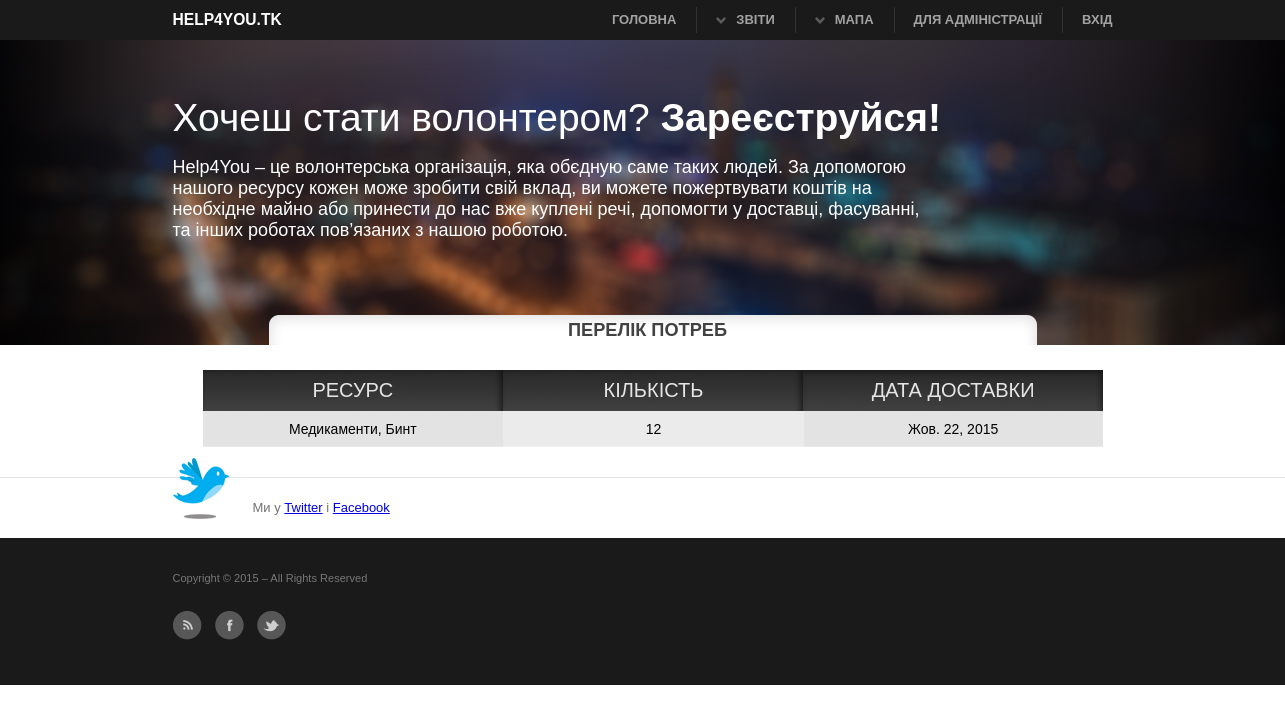
/need/, run on an earlier commit of the app's database.
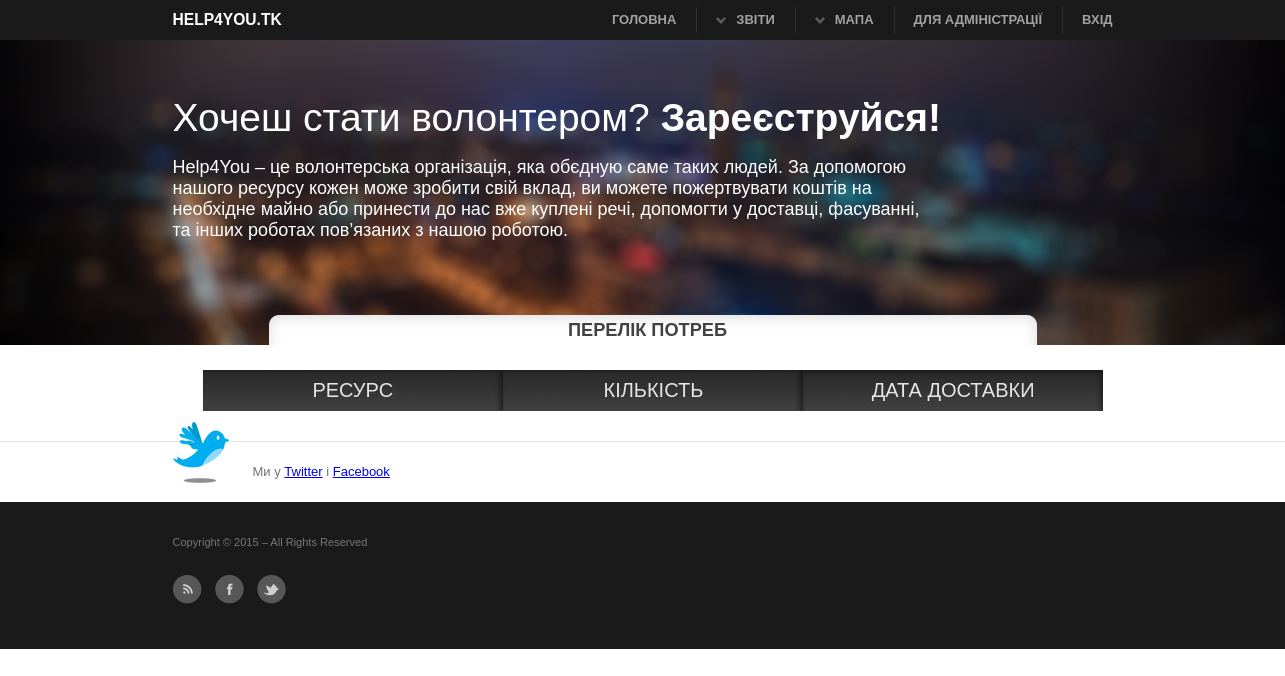
And on a later commit of the database.
### main/models.py (models this page shows, shortened)
class Need(models.Model):
    resource = models.ForeignKey('Resource',verbose_name=u'Потрібний ресурс')
    order = models.ForeignKey('Order', verbose_name=u'Замовлення', null=True)
    amount = models.IntegerField(verbose_name=u'Кількість ресурсу')
    finished = models.BooleanField(default=False, null=False)
    priority = models.IntegerField(verbose_name=u'Пріорітет', null=True)
    date_recomended = models.DateField(verbose_name=u'Дата рекомендованої доставки', null=True)
    class Meta:
        verbose_name_plural = u'Потреба'

class Resource(models.Model):
    category_resource = models.ForeignKey('CategoryResource',verbose_name=u'Категорія ресурса')
    name = models.CharField(max_length=30,verbose_name=u'Назва ресурсу')
    unit_of_mesure = models.CharField(max_length=30,verbose_name=u'Одиниця виміру')
    weight_one_unit = models.FloatField(verbose_name=u'Маса однієї одиниці', null=True)
    volume_of_one_unit = models.FloatField(verbose_name=u'Об"єм однієї одиниці')
    price_one_unit = models.FloatField(verbose_name=u'Ціна однієї одиниці')
    class Meta:
        verbose_name_plural = u'Ресурси'
    def __unicode__(self):
        return u"%s, %s" % (self.category_resource.category, self.name)

class CategoryResource(models.Model):
    category = models.CharField(max_length=50, verbose_name=u'Категорія')
    class Meta:
        verbose_name_plural = u'Категорії ресурсів'

### main/views.py (the view)
# urls.py: url(r'^need/$',NeedListView.as_view(), name='list_need'),
class NeedListView(ListView):
    template_name = 'list_need.html'
    model = Need
    context_object_name = 'Needs'

### main/templates/list_need.html
{% extends 'base.html' %}
{% block title %}
     <h3 class="title_list">Перелік потреб</h3>
{% endblock %}
{% block content %}
 <div id="list_table">
  <table border="0">
    <tr>
        <td class="top_left">РЕСУРС</td>
        <td class="top_cen" >КІЛЬКІСТЬ</td>
        <td class="top_right" >ДАТА ДОСТАВКИ</td>
    </tr>
    {% for need in Needs %}
        <tr class="list_tr">
        <td class="cell"> {{ need.resource }}</td>
        <td class="cell_c">{{ need.amount }}</td>
        <td class="cell">{{ need.date_recomended }}</td>
    </tr>
    {% endfor %}
  </table>
    </div>
{% endblock %}

### main/templates/base.html (shortened to what this page needs)
{% load staticfiles %}
<!DOCTYPE html>
<html >
<head>
<link rel="stylesheet" type="text/css" href="{% static 'main.css' %}"/>
<link rel="stylesheet" type="text/css" href="{% static 'examples.css' %}" >
<link rel="stylesheet" type="text/css" href="{% static 'print.css' %}" media="print"/>
  </head>
<body>
<div  id="site">
<header class="clearFix">
  <div class="wrap"> <a id="logo" href="/">Help4You.tk</a>
    <nav>
      <div id="nav"> <strong>Navigation</strong>
        <ul>
          <li class="active"> <a href="/">ГОЛОВНА</a> </li>
          <li class="parent"> <a href="#">ЗВІТИ</a>
          </li>
        <li class="parent"> <a href="#">МАПА</a>
          </li>
          <li> <a href="/admin">ДЛЯ АДМІНІСТРАції</a> </li>
            {% if user.is_authenticated %}
                <li><p  class="infoaboutuser">Привіт, {{ user.get_full_name }}</p> <a href="{% url 'logout' %}?next=/">Вихід</a> </li>
            {% else %}
                <li><a href="{% url 'login' %}">Вхід</a> </li>
            {% endif %}
        </ul>
      </div>
    </nav>
  </div>
</header>
<div id="intro">
  <div class="inner">
    <div align="center" id="test1">Если изображения не видно, обновите страницу</div >
    <div class="wrap clearFix">
     <h1>Хочеш стати волонтером? <strong>Зареєструйся!</strong></h1>
      <p class="top_text">Help4You – це волонтерська організація, яка обєдную саме таких людей. За допомогою нашого ресурсу кожен може зробити свій вклад, ви можете пожертвувати коштів на необхідне майно або принести до нас вже куплені речі, допомогти у доставці, фасуванні, та інших роботах пов’язаних з нашою роботою.</p>
  </div>
  </div>
</div>
<div id="content">
<div class="bl_title">{% block title %}{% endblock %}</div>
  <div class="bl_content">{% block content %}{% endblock %}</div>
  <div class="bl_bottom">{% block bottom %}{% endblock %}</div>
</div>
<div id="twitter">
  <div class="wrap clearFix"> <span class="icon"></span>
    <p>Ми у <a href="https://twitter.com/help4you_ua" target="_blank">Twitter</a> і <a href="https://www.facebook.com/tyrnir.informatikov" target="_blank">Facebook</a></p>
  </div>
</div>
<footer class="clearFix">
  <div class="wrap clearFix">
    <p class="floatRight"> Copyright &copy; 2015 <a href="#"></a> &ndash; All Rights Reserved</p>
    <p class="socialIcons"> <a href="#" class="rss">RSS</a> <a href="https://www.facebook.com/tyrnir.informatikov" target="_blank" class="facebook">Facebook</a> <a href="https://twitter.com/help4you_ua" target="_blank" class="twitter">Twitter</a> </p>
  </div>
</footer>
</div>
</body>
</html>

### main/static/print.css (style rules this page uses)
* { background:none !important; }
body { color:#000; font:normal 12px Arial,sans-serif; padding-top:0; }
p { font-size:1.0em; line-height:1.8em; margin-bottom:15px; }
a, #content a { color:#000; outline:0; text-decoration:none; border:none; }
h1, h2, h3, h4, h5 { margin:0 0 10px 0; color:#000; }
h1 { font-size:3.0em; margin-bottom:5px; font-weight:normal; }
h3 { font-size:1.2em; margin-bottom:20px; }
header a#logo { display:block; width:100%; font-size:2.2em; font-weight:bold; color:#000; text-transform:uppercase; text-align:center; text-decoration:none; }
#intro { margin-bottom:0; }
.wrap { width:100%; padding:0; }
a.more, #intro .button, header #nav, .socialIcons, #twitter, form, .buttonCentered, .noPrint { display:none; }

What changed in the data, as far as the page shows it:
removed Need: resource "Медикаменти, Бинт", amount "12", date_recomended "Жов. 22, 2015"
